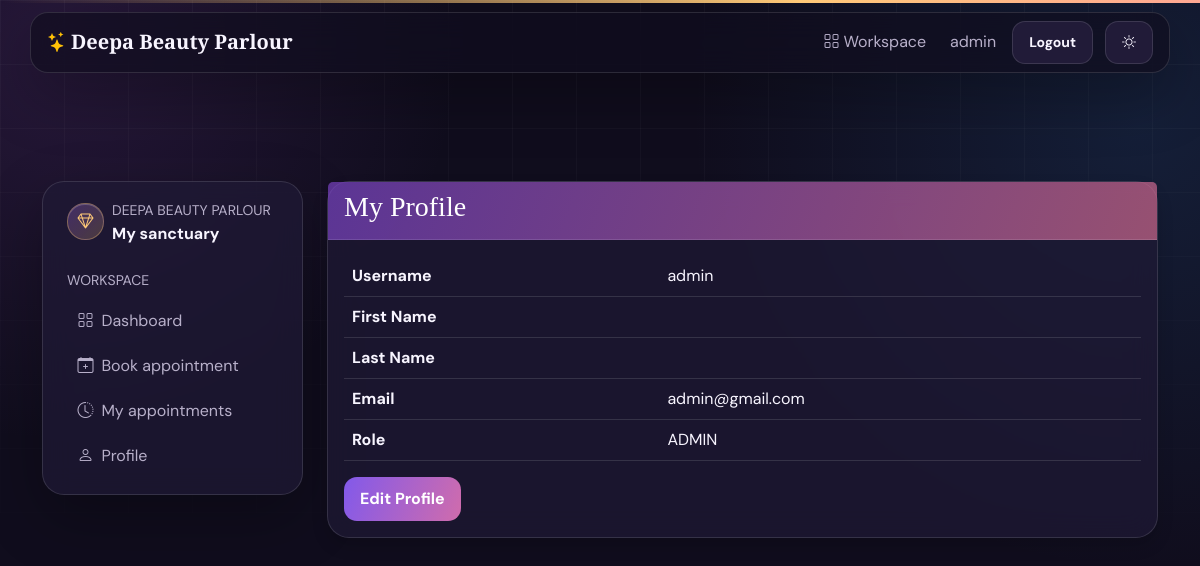
The page /accounts/profile/ (signed in) on the database its author committed.
### accounts/models.py (models this page shows, shortened)
class User(AbstractUser):
    class Role(models.TextChoices):
        CUSTOMER = "CUSTOMER", "Customer"
        OWNER = "OWNER", "Salon Owner"
        STAFF = "STAFF", "Staff"
        SERVICE_MANAGER = "SERVICE_MANAGER", "Service Management"
        ADMIN = "ADMIN", "Admin"
    role = models.CharField(
        max_length=20,
        choices=Role.choices,
        default=Role.CUSTOMER
    )
    phone = models.CharField(max_length=15, blank=True)
    profile_image = models.ImageField(
        upload_to="profiles/",
        blank=True,
        null=True
    )
    created_at = models.DateTimeField(auto_now_add=True)

### accounts/views.py (the view)
@login_required
def profile(request):
    return render(
        request,
        "accounts/profile.html",
        {
            "user": request.user
        }
    )

### templates/accounts/profile.html
{% extends "dashboard/dashboard_base.html" %}
{% block dashboard_content %}
<div class="card shadow">
    <div class="card-header bg-primary text-white">
        <h3>
            My Profile
        </h3>
    </div>
    <div class="card-body">
        <table class="table">
            <tr>
                <th>Username</th>
                <td>{{ user.username }}</td>
            </tr>
            <tr>
                <th>First Name</th>
                <td>{{ user.first_name }}</td>
            </tr>
            <tr>
                <th>Last Name</th>
                <td>{{ user.last_name }}</td>
            </tr>
            <tr>
                <th>Email</th>
                <td>{{ user.email }}</td>
            </tr>
            <tr>
                <th>Role</th>
                <td>{{ user.role }}</td>
            </tr>
        </table>
        <a href="{% url 'edit_profile' %}" class="btn btn-primary">Edit Profile</a>
    </div>
</div>
{% endblock %}

### templates/base.html (shortened to what this page needs)
<!doctype html>
<html lang="en" data-theme="dark"><head>
<link href="https://cdn.jsdelivr.net/npm/bootstrap@5.3.7/dist/css/bootstrap.min.css" rel="stylesheet"><link href="https://cdn.jsdelivr.net/npm/bootstrap-icons@1.11.3/font/bootstrap-icons.min.css" rel="stylesheet"><link href="https://unpkg.com/aos@2.3.4/dist/aos.css" rel="stylesheet">
</head>
<body><nav class="navbar navbar-expand-lg navbar-dark px-3"><a class="navbar-brand fw-bold" href="{% url 'home' %}"><i class="bi bi-stars me-1 text-warning"></i>Deepa Beauty Parlour</a><div class="collapse navbar-collapse" id="mainNav"><div class="navbar-nav ms-auto align-items-lg-center gap-lg-2">{% if user.is_authenticated %}<a class="nav-link" href="{% url 'dashboard' %}"><i class="bi bi-grid me-1"></i>Workspace</a><a class="nav-link" href="{% url 'profile' %}">{{ user.username }}</a><a href="{% url 'logout' %}" class="btn btn-outline-secondary btn-sm">Logout</a>{% else %}<a class="nav-link" href="{% url 'login' %}">Login</a><a href="{% url 'register' %}" class="btn btn-primary btn-sm">Get started</a>{% endif %}<button class="btn btn-outline-secondary btn-sm ms-lg-1" id="themeToggle" type="button" aria-label="Toggle colour theme"><i class="bi bi-sun"></i></button></div></div></nav><main class="container main-shell"><div data-aos="fade-up" data-aos-duration="550">{% block content %}{% endblock %}</div></main></body></html>

### templates/base.html (style rules this page uses)
:root { --bg:#100d1d;--bg-soft:#18142a;--surface:rgba(31,25,53,.72);--surface-solid:#211b38;--ink:#f8f5ff;--muted:#b8b0ca;--line:rgba(255,255,255,.12);--primary:#ab75ff;--gold:#ffc978;--pink:#ff86ae;--shadow:0 22px 60px rgba(0,0,0,.28) }
* { box-sizing:border-box }
html { scroll-behavior:smooth }
body { min-height:100vh;background:radial-gradient(circle at 5% 5%,#703b963d,transparent 25rem),radial-gradient(circle at 95% 15%,#286cae30,transparent 28rem),var(--bg);color:var(--ink);font-family:"DM Sans",sans-serif;overflow-x:hidden }
body:before { content:"";position:fixed;inset:0;pointer-events:none;opacity:.3;background-image:linear-gradient(var(--line) 1px,transparent 1px),linear-gradient(90deg,var(--line) 1px,transparent 1px);background-size:64px 64px;mask-image:linear-gradient(to bottom,#000,transparent 80%) }
.navbar { background:rgba(17,13,31,.7)!important;backdrop-filter:blur(18px);border:1px solid var(--line);border-radius:18px;margin:12px auto;width:min(1140px,calc(100% - 24px));box-shadow:var(--shadow) }
.navbar-brand,.page-title,h1,h2,h3 { font-family:"Playfair Display",serif }
.navbar-brand { color:var(--ink)!important }
.nav-link { color:var(--muted)!important }
.main-shell { padding-top:6rem }
.card { background:var(--surface);border:1px solid var(--line);border-radius:22px;box-shadow:var(--shadow);color:var(--ink);backdrop-filter:blur(14px);transition:transform .25s ease,border-color .25s ease,box-shadow .25s ease }
.card-header { background:linear-gradient(110deg,#7d45c9aa,#d66d92aa)!important;border-bottom:1px solid var(--line)!important;color:white!important }
.btn { border-radius:13px;padding:.62rem 1rem;font-weight:700;border:0;transition:.2s transform,.2s box-shadow;position:relative;overflow:hidden }
.btn-primary,.btn-success { background:linear-gradient(110deg,#8259ea,#d06cac)!important;color:white }
.btn-secondary,.btn-outline-secondary { background:var(--surface-solid);color:var(--ink);border:1px solid var(--line) }
.table { --bs-table-bg:transparent;--bs-table-color:var(--ink);--bs-table-border-color:var(--line);--bs-table-hover-bg:rgba(180,133,255,.09);--bs-table-hover-color:var(--ink) }
.table>*>* { padding:1rem .75rem }

### rows shown on the page
User: username "admin", email "admin@gmail.com", role "ADMIN"
